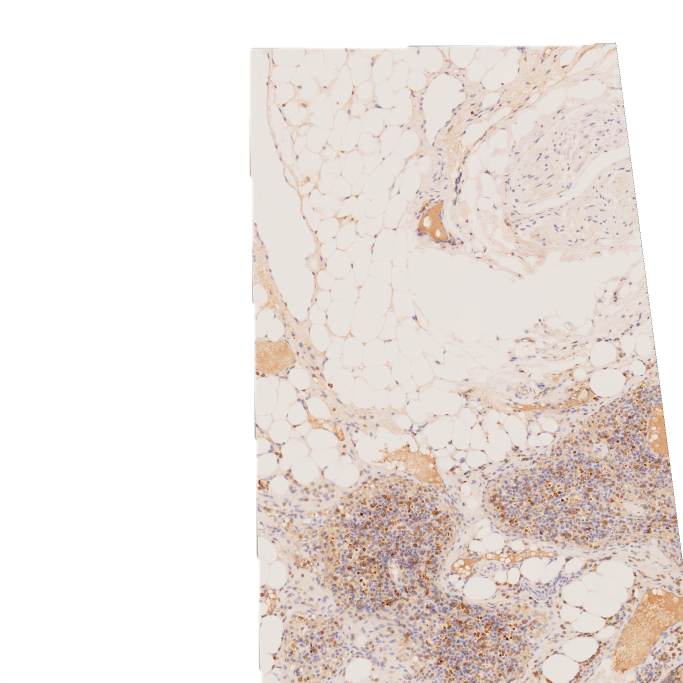
#> input picture data/membrane/IMAGES/r/real_1.png, 2048 x 2048 px, given in place of real_2.png, which was not available (shown at 1/3 size)
$ python ZOOM3.py
#> lines starting #> are read from the running program, lines starting #| are printed output that depends on the picture; after the words box and inside, x2 and y2 are one past the last pixel; in counts of white or black regions, pixels touching at a corner belong together; pictures that were not available may be replaced by others from this repository, and a replacement may not be noted
import cv2
import imutils
import numpy as np
from skimage.metrics import structural_similarity

img_num = 2
# Load images
img1 = cv2.imread("data/membrane/IMAGES/r/real_{}.png".format(img_num))
#> img1 is the input picture: shape (2048, 2048, 3); mean B, G, R 223.7, 227.9, 235.9
img2 = cv2.imread("data/membrane/IMAGES/f/fake_{}.png".format(img_num))
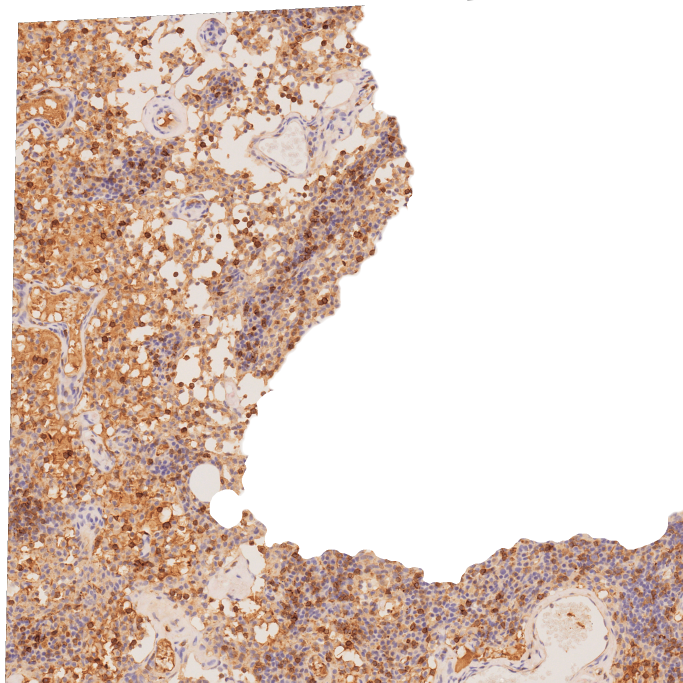
#> input picture data/membrane/IMAGES/r/real_3.png, 2048 x 2048 px, given in place of fake_2.png, which was not available (shown at 1/3 size)
#> img2 is the input picture: shape (2048, 2048, 3); mean B, G, R 194.5, 204.3, 222.8

# Resize
img1 = cv2.resize(img1, (512,512))
#> img1: shape (512, 512, 3)
img2 = cv2.resize(img2, (img1.shape[1], img1.shape[0]))
#> img2: shape (512, 512, 3)

# Grayscale
g1 = cv2.cvtColor(img1, cv2.COLOR_BGR2GRAY)
g2 = cv2.cvtColor(img2, cv2.COLOR_BGR2GRAY)

# Find the difference between two images
# Compute the mean structural similarity index
(similar, diff) = structural_similarity(g1,g2,full=True)
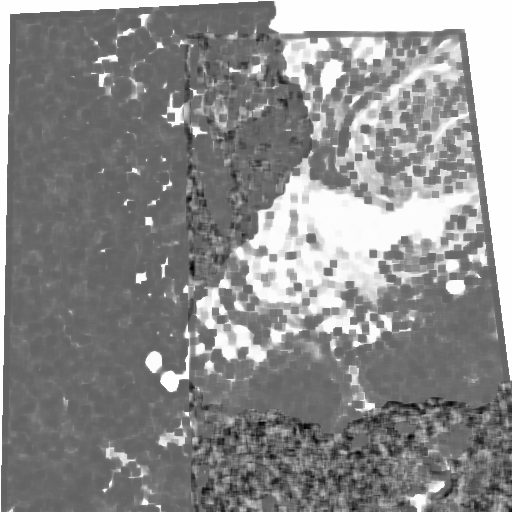
#> diff: shape (512, 512) float64; min -0.6, max 1, mean 0.278; drawn with min black and max white
#> similar = 0.268

# diff is in range [0,1]. Convert it in range [0,255]
diff = (diff*255).astype("uint8")
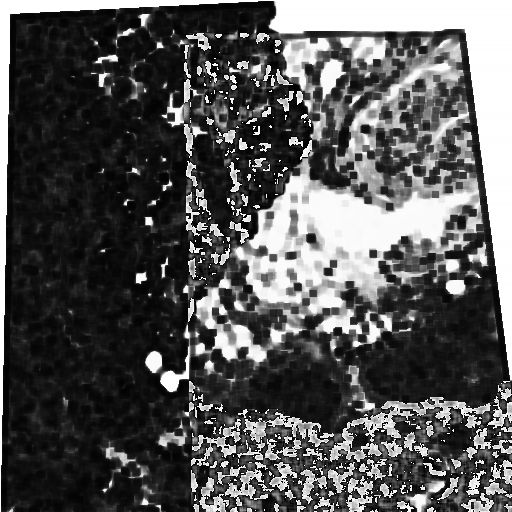
#> diff: shape (512, 512); min 0, max 255, mean 85.9

# Apply threshold
thresh = cv2.threshold(diff, 0, 255, cv2.THRESH_BINARY_INV | cv2.THRESH_OTSU)[1]
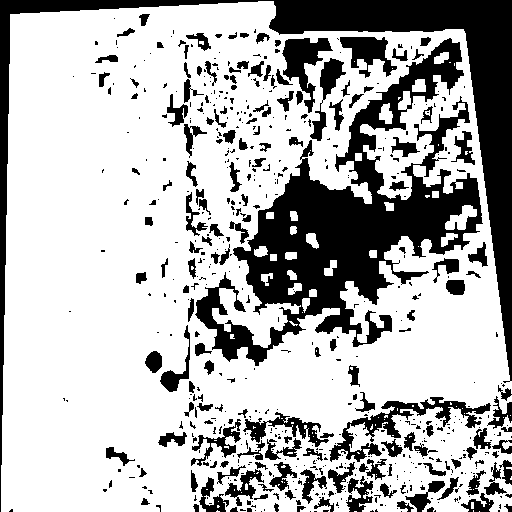
#> thresh: shape (512, 512); 71% white; 608 black regions (437 under 20 px)

# Find contours
contours = cv2.findContours(thresh.copy(), cv2.RETR_EXTERNAL, cv2.CHAIN_APPROX_SIMPLE)
#> contours = 18 contours, 17 with area under 20; largest, box (x1, y1, x2, y2) and area: (1, 1, 512, 512) 237105
contours = imutils.grab_contours(contours)

# Loop over each contour
for contour in contours:
    if cv2.contourArea(contour) > 100:
        # Calculate bounding box
        x,y,w,h = cv2.boundingRect(contour)
        # Draw rectangle - bounding box
        cv2.rectangle(img1, (x,y), (x+w, y+h), (0,0,255), 2)
        cv2.rectangle(img2, (x,y), (x+w, y+h), (0,0,255), 2)
        cv2.putText(img2, "Similarity: " + str(similar), (10,30), cv2.FONT_HERSHEY_SIMPLEX, .7, (0,0,255), 2)
#> this loop made 18 passes
#> (x, y, w, h) on pass 18: (1, 1, 511, 511)
#> contour on passes 1, 2, 3, 4, 6, 7: [[479, 511]], [[354, 511], [356, 511]], [[473, 510], [473, 511]], [[217, 510], [216, 511], [219, 511], [218, 511]], [[489, 504]], [[471, 502], [471, 508], [473, 508], [473, 502]]
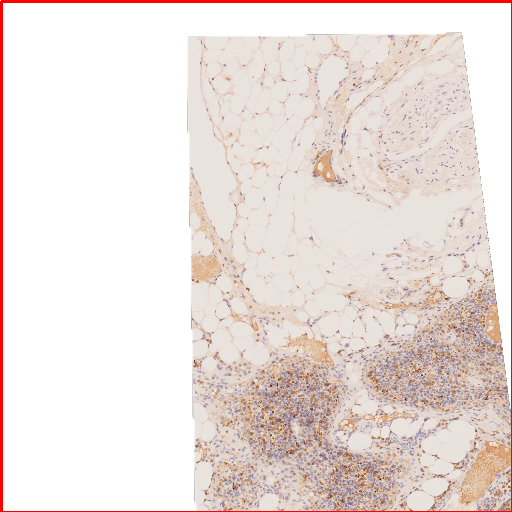
#> img1: shape (512, 512, 3); mean B, G, R 220, 224.1, 236
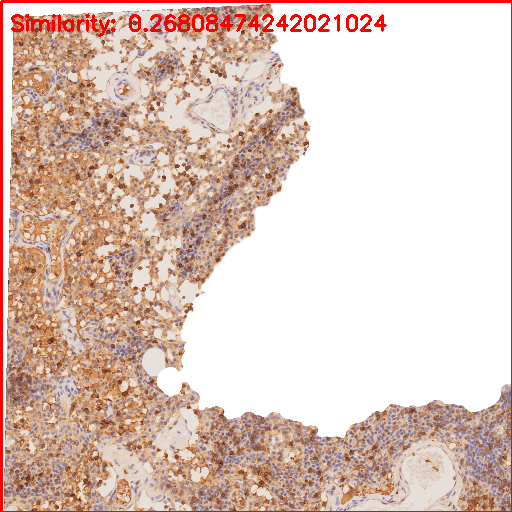
#> img2: shape (512, 512, 3); mean B, G, R 188.9, 198.5, 223.4
        # [10 lines of commented-out code are left out]
x = np.zeros((512,10,3), np.uint8)
result = np.hstack((img1, x, img2))
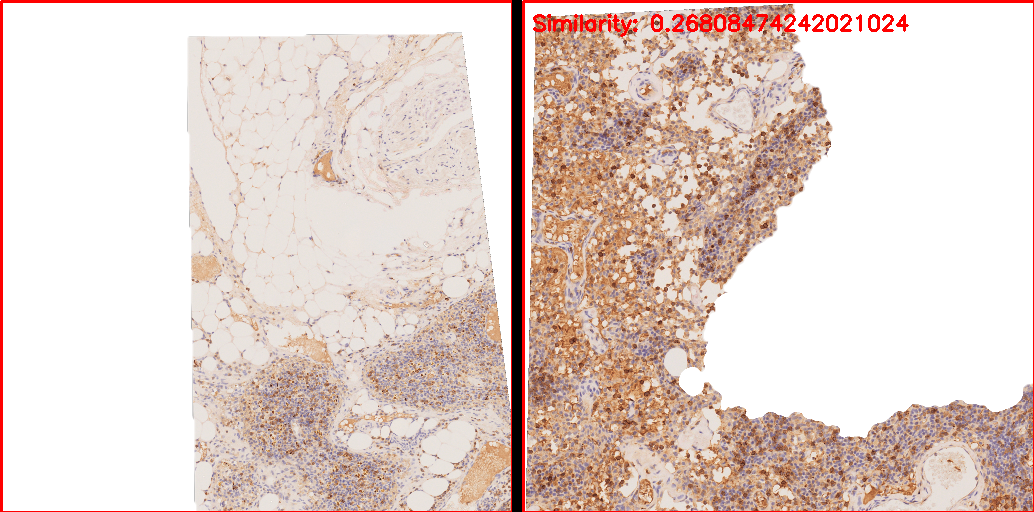
#> result: shape (512, 1034, 3); mean B, G, R 202.5, 209.3, 227.5
cv2.imshow("Differences", result)

# Wait for user to press a key
cv2.waitKey(0)

# Loop over each contour again
for contour in contours:
    if cv2.contourArea(contour) > 100:
        # Calculate bounding box
        x,y,w,h = cv2.boundingRect(contour)
        # Zoom in and show the ROI
        roi = img2[y:y+h, x:x+w]
        cv2.imshow("Zoomed-in image", roi)
        # Wait for user to press a key
        cv2.waitKey(0)

cv2.destroyAllWindows()
